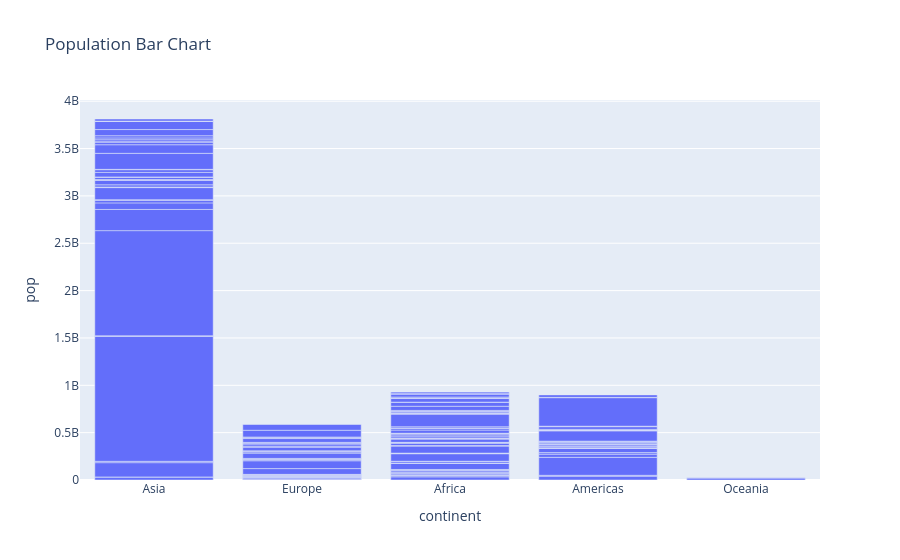

Write notebook code for a chart like this one.
### Code cell
import plotly.express as px

df = px.data.gapminder()
df = df[df["year"] == 2007]

fig = px.bar(df, x="continent",y="pop",title="Population Bar Chart")
fig.show()

### Figure 1 — Plotly figure (JSON) as saved in the notebook; plotly's stock layout.template omitted (floating-point values rounded to 4 significant figures; data arrays with more than 128 entries replaced by an {"elided": "..."} marker saying what was removed)
{"data": [{"hovertemplate": "continent=%{x}<br>pop=%{y}<extra></extra>", "legendgroup": "", "marker": {"color": "#636efa", "pattern": {"shape": ""}}, "name": "", "orientation": "v", "showlegend": false, "textposition": "auto", "type": "bar", "x": {"elided": "142 str values"}, "xaxis": "x", "y": {"elided": "142 int values"}, "yaxis": "y"}], "layout": {"barmode": "relative", "legend": {"tracegroupgap": 0}, "title": {"text": "Population Bar Chart"}, "xaxis": {"anchor": "y", "domain": [0, 1], "title": {"text": "continent"}}, "yaxis": {"anchor": "x", "domain": [0, 1], "title": {"text": "pop"}}}}
